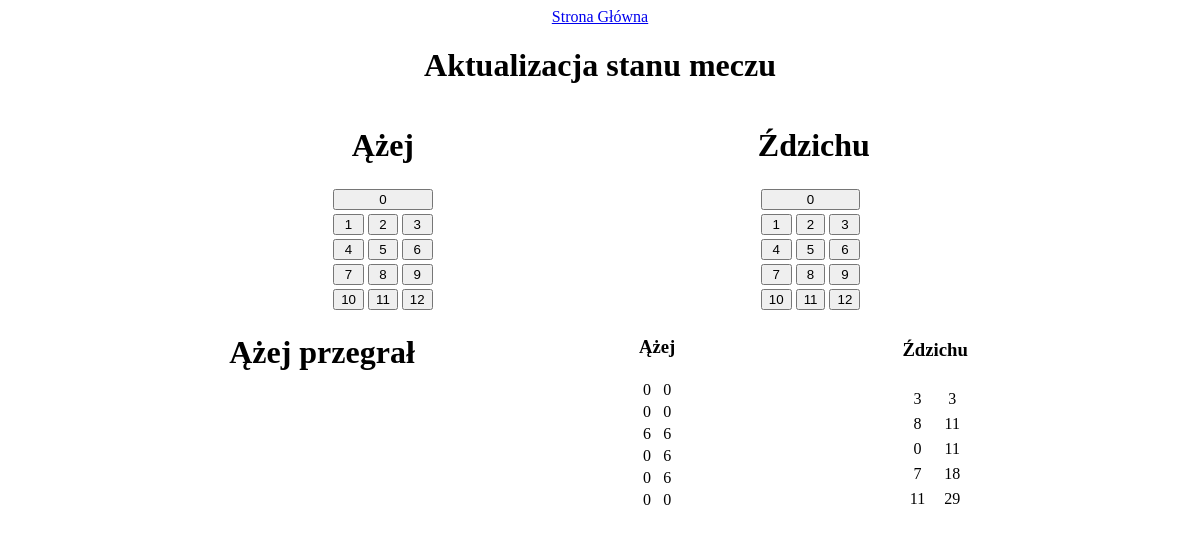
Screenshot of /mecz.php?id_meczu=8 with the database file from the repository.
### tables this page shows
CREATE TABLE `gracze` (
  `ID` int(11) NOT NULL,
  `Nazwa` varchar(255) NOT NULL
);

CREATE TABLE `rzuty` (
  `ID` int(11) NOT NULL,
  `ID_Meczu` int(11) NOT NULL,
  `ID_Gracza` int(11) NOT NULL,
  `punkty` int(11) NOT NULL
);

### mecz.php (the view, shortened to what this page needs)
<!DOCTYPE html>
<html lang="en">
<head>
    <link rel="stylesheet" href="styles.css">
</head>
<body>
    <a href="index.php">Strona Główna</a>
    <?php
    if (isset ($_GET['id_meczu'])) {
        $id_meczu = $_GET['id_meczu'];
        $con = mysqli_connect("localhost", "root", "", "molkky");
        $playersQuery = "SELECT * FROM `mecz` WHERE `ID` = '$id_meczu'";
        $players = mysqli_query($con, $playersQuery);
        $gracze = mysqli_fetch_assoc($players);
        $player1NameQuery = "SELECT Nazwa FROM `gracze` WHERE `ID` = " . $gracze['ID_G1'];
        $player1Name = mysqli_query($con, $player1NameQuery);
        $gracz1 = "";
        while ($wierszPlayer1 = mysqli_fetch_array($player1Name)) {
            $gracz1 = $wierszPlayer1['Nazwa'];
        }
        $player2NameQuery = "SELECT Nazwa FROM `gracze` WHERE `ID` = " . $gracze['ID_G2'];
        $player2Name = mysqli_query($con, $player2NameQuery);
        $gracz2 = "";
        while ($wierszPlayer2 = mysqli_fetch_array($player2Name)) {
            $gracz2 = $wierszPlayer2['Nazwa'];
        }
    }
    ?>
    <h1>Aktualizacja stanu meczu</h1>
    <div class="gracze">
        <form action="" method="post">
            <?php echo "<td colspan='2'><h1>$gracz1</h1></td>"; ?>
            <table>
                <tr>
                    <td colspan="3">
                        <input type="submit" name="punkty1" value="0">
                    </td>
                </tr>
                <tr>
                    <td><input type="submit" name="punkty1" value="1"></td>
                    <td><input type="submit" name="punkty1" value="2"></td>
                    <td><input type="submit" name="punkty1" value="3"></td>
                </tr>
                <tr>
                    <td><input type="submit" name="punkty1" value="4"></td>
                    <td><input type="submit" name="punkty1" value="5"></td>
                    <td><input type="submit" name="punkty1" value="6"></td>
                </tr>
                <tr>
                    <td><input type="submit" name="punkty1" value="7"></td>
                    <td><input type="submit" name="punkty1" value="8"></td>
                    <td><input type="submit" name="punkty1" value="9"></td>
                </tr>
                <tr>
                    <td><input type="submit" name="punkty1" value="10"></td>
                    <td><input type="submit" name="punkty1" value="11"></td>
                    <td><input type="submit" name="punkty1" value="12"></td>
                </tr>
            </table>
        </form>
        <form action="" method="post">
            <?php echo "<td colspan='2'><h1>$gracz2</h1></td>"; ?>
            <table>
                <tr>
                    <td colspan="3">
                        <input type="submit" name="punkty2" value="0">
                    </td>
                </tr>
                <tr>
                    <td><input type="submit" name="punkty2" value="1"></td>
                    <td><input type="submit" name="punkty2" value="2"></td>
                    <td><input type="submit" name="punkty2" value="3"></td>
                </tr>
                <tr>
                    <td><input type="submit" name="punkty2" value="4"></td>
                    <td><input type="submit" name="punkty2" value="5"></td>
                    <td><input type="submit" name="punkty2" value="6"></td>
                </tr>
                <tr>
                    <td><input type="submit" name="punkty2" value="7"></td>
                    <td><input type="submit" name="punkty2" value="8"></td>
                    <td><input type="submit" name="punkty2" value="9"></td>
                </tr>
                <tr>
                    <td><input type="submit" name="punkty2" value="10"></td>
                    <td><input type="submit" name="punkty2" value="11"></td>
                    <td><input type="submit" name="punkty2" value="12"></td>
                </tr>
            </table>
        </form>
    </div>
    <div class="punktacja">
        <table>
            <?php
            if (isset ($_GET['id_meczu'])) {
                $id_meczu = $_GET['id_meczu'];
                $con = mysqli_connect("localhost", "root", "", "molkky");
                $playersQuery = "SELECT * FROM `mecz` WHERE `ID` = '$id_meczu'";
                $players = mysqli_query($con, $playersQuery);
                $gracze = mysqli_fetch_assoc($players);
                $player1PointsQuery = "SELECT punkty FROM `rzuty` WHERE `ID_Meczu` = '$id_meczu' && `ID_Gracza` = " . $gracze['ID_G1'];
                $points = mysqli_query($con, $player1PointsQuery);
                $suma1 = 0;
                $zera = 0;
                echo "<td colspan='2'><h3>$gracz1</h3></td>";
                while ($wiersz1 = mysqli_fetch_array($points)) {
                    $suma1 += $wiersz1['punkty'];
                    if ($wiersz1['punkty'] == 0) {
                        $zera++;
                    }
                    if($zera > 0 && $wiersz1['punkty'] != 0){
                        $zera = 0;
                    }
                    if ($zera == 3) {
                        $suma1 = 0;
                        echo "<h1>" . $gracz1 . " przegrał</h1>";
                        $updateWinnerQuery = "UPDATE `mecz` SET `Wygrany` = " . $gracze['ID_G2'] . " WHERE `ID` = '$id_meczu'";
                        mysqli_query($con, $updateWinnerQuery);
                    }
                    echo "<tr><td>" . $wiersz1['punkty'] . "</td><td>" . $suma1 . "</td></tr>";
                }
            }
            ?>
        </table>
        <table>
            <tr>
                <?php
                if (isset ($_GET['id_meczu'])) {
                    $player2PointsQuery = "SELECT punkty FROM `rzuty` WHERE `ID_Meczu` = '$id_meczu' && `ID_Gracza` = " . $gracze['ID_G2'];
                    $points2 = mysqli_query($con, $player2PointsQuery);
                    $suma2 = 0;
                    echo "<td colspan='2'><h3>$gracz2</h3></td>";
                    while ($wiersz2 = mysqli_fetch_array($points2)) {
                        $suma2 += $wiersz2['punkty'];
                        echo "<tr><td>" . $wiersz2['punkty'] . "</td><td>" . $suma2 . "</td></tr>";
                    }
                }
                ?>
            </tr>
        </table>
    </div>
</body>
</html>

### styles.css (style rules this page uses)
.gracze, .punktacja { display: flex; flex-direction: row; justify-content: space-evenly; }
input { width: 100%; text-align: center; }
* { text-align: center; }

### rows the page displays
gracze: Nazwa "Ążej"
gracze: Nazwa "Ździchu"
rzuty: punkty "0", suma1 "0"
rzuty: punkty "0", suma1 "0"
rzuty: punkty "6", suma1 "6"
rzuty: punkty "0", suma1 "6"
rzuty: punkty "0", suma1 "6"
rzuty: punkty "0", suma1 "0"
rzuty: punkty "3", suma2 "3"
rzuty: punkty "8", suma2 "11"
rzuty: punkty "0", suma2 "11"
rzuty: punkty "7", suma2 "18"
rzuty: punkty "11", suma2 "29"
